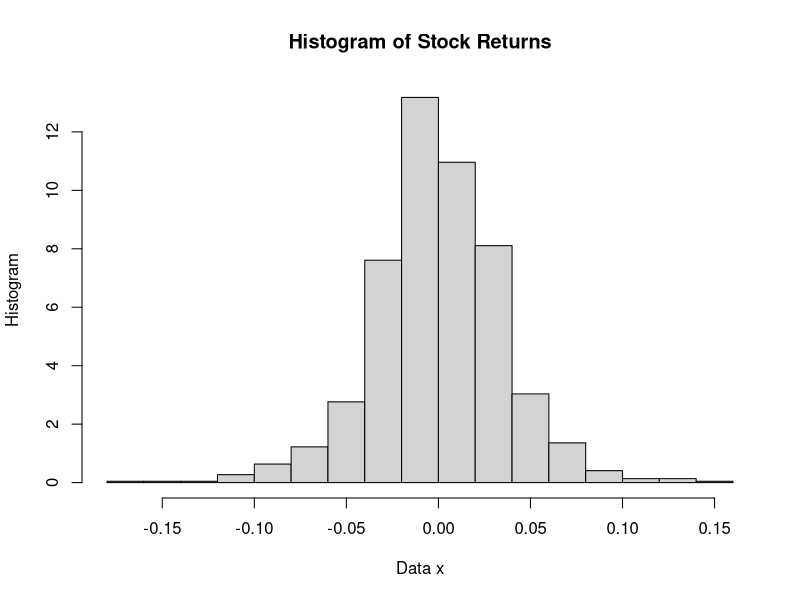

This chart was generated by the following R code:

# clear variables and close windows
rm(list = ls(all = TRUE))
graphics.off()

# load data
x = read.csv("stockres.txt") 
x = unlist(x)

x0 = 0     # Origin
h  = 0.02  # Binwidth

# Select bins
breaks = function(x, x0, h) {
    b = floor((min(x) - x0)/h):ceiling((max(x) - x0)/h)
    b = b * h + x0
    return(b)
}

# Plot histogram
hist(x, freq = FALSE, breaks = breaks(x, x0, h), main = "Histogram of Stock Returns", 
    xlab = "Data x", ylab = "Histogram")